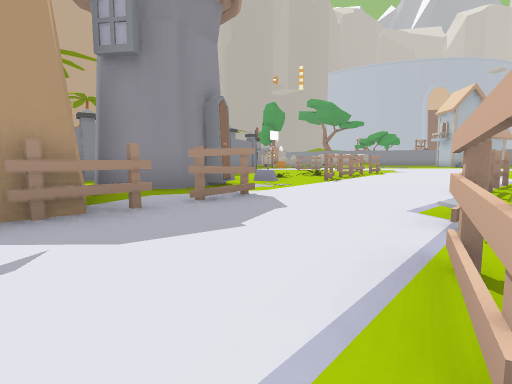
View 1 (above)

24 first-person views from a walk through a Unity game level. The camera is 1.3 m above the floor, tilts 6° down and sees 80° across. The floor is counted in squares, 2.62 m on a side. Each view is taken from the middle of a square. On the plan, view 1 faces up. The plan holds only what a view shows up to about 9 squares ahead; the rest is blank. The place goes on beyond the plan. The player is left out. Some animated figures are not drawn.

View 2
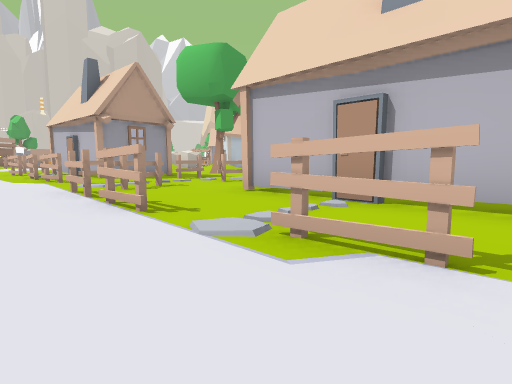

View 3
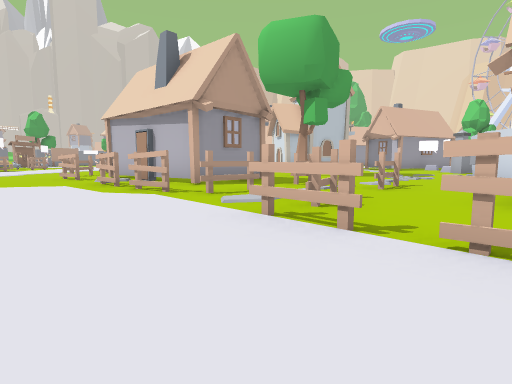

View 4
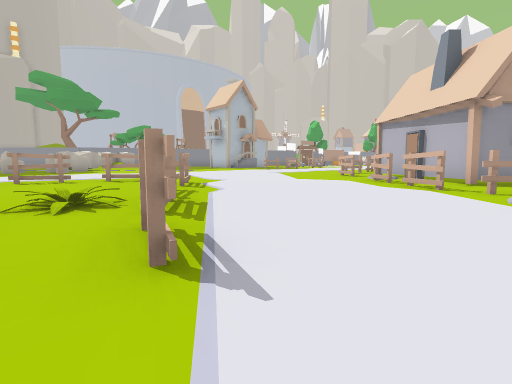

View 5
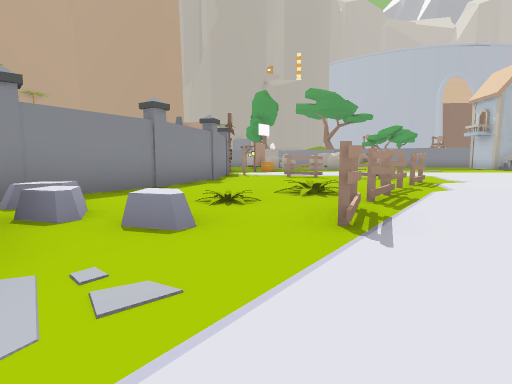

View 6
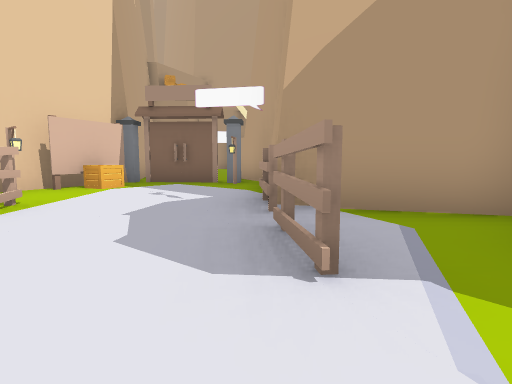

View 7
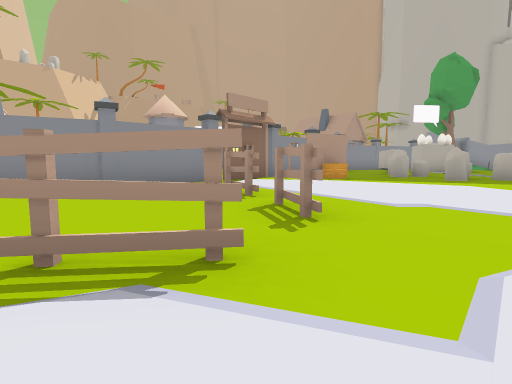

View 8
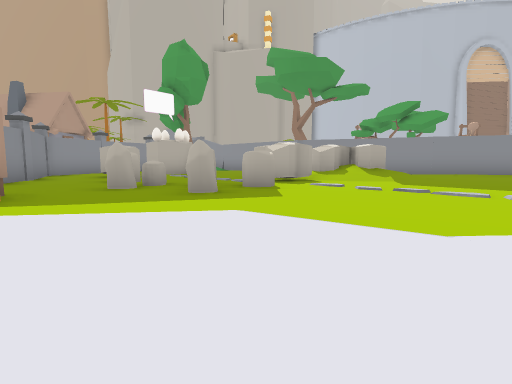

View 9
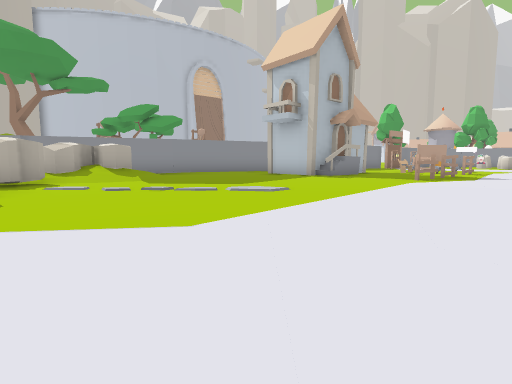

View 10
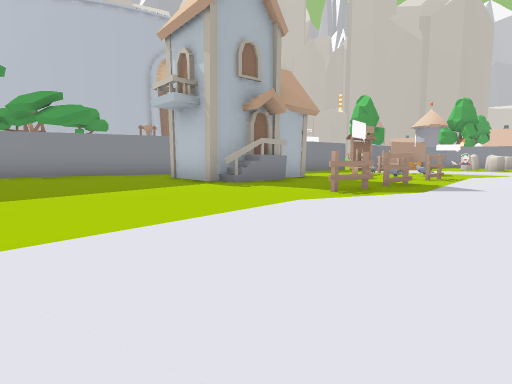

View 11
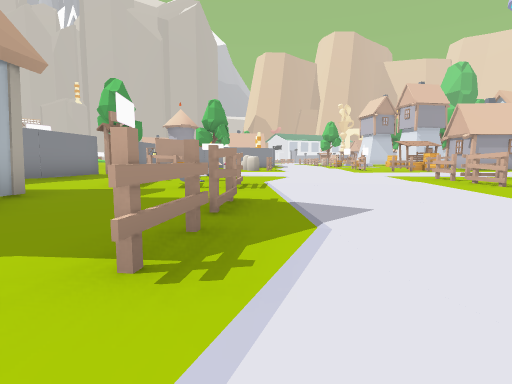

View 12
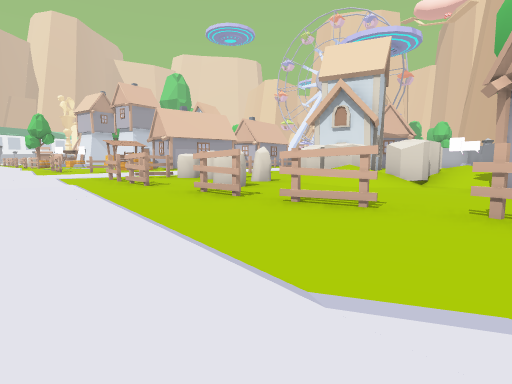

View 13
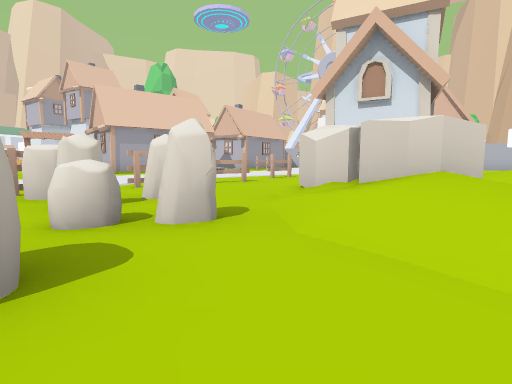

View 14
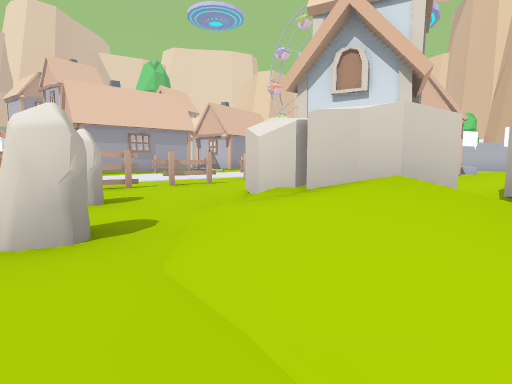

View 15
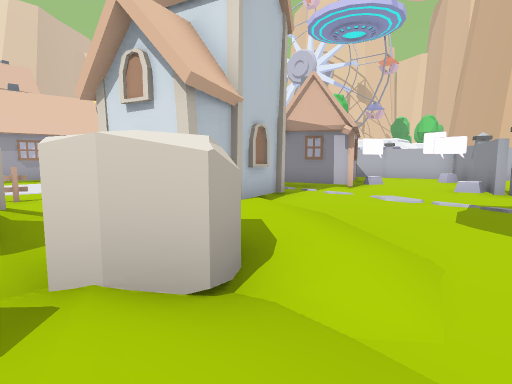

View 16
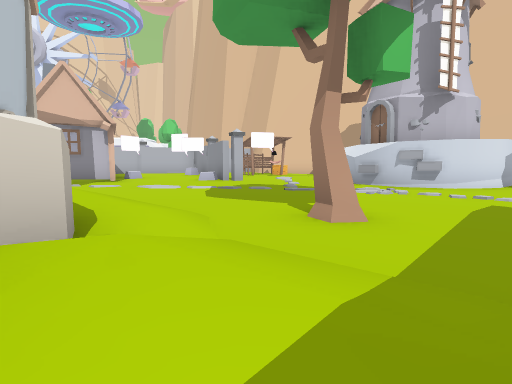

View 17
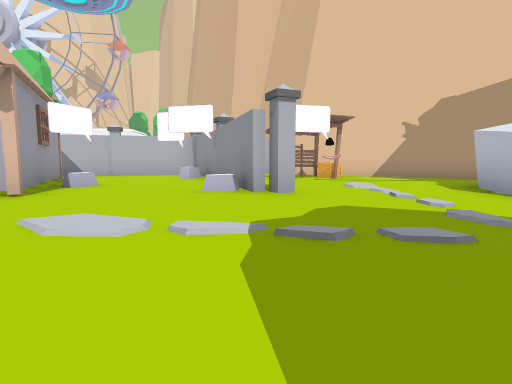

View 18
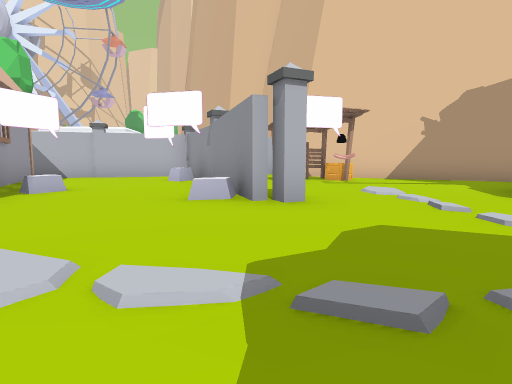

View 19
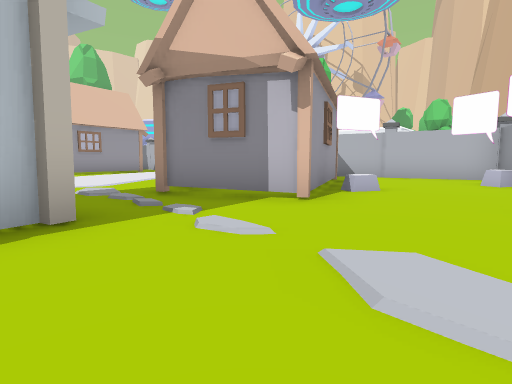

View 20
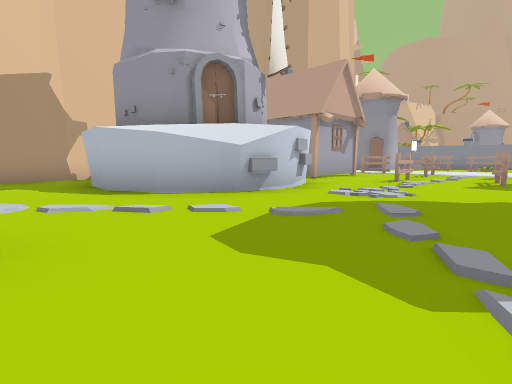

View 21
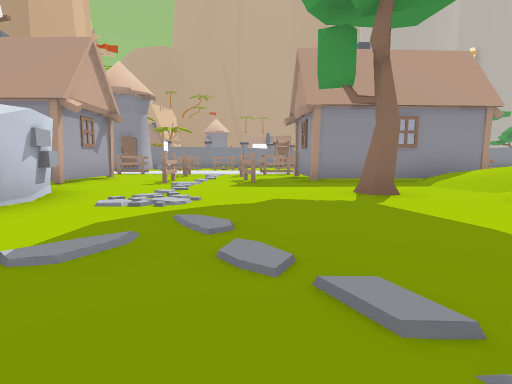

View 22
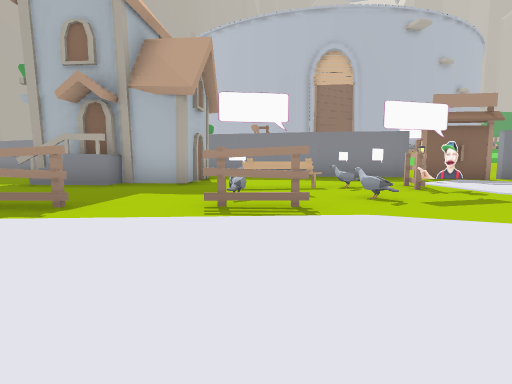

View 23
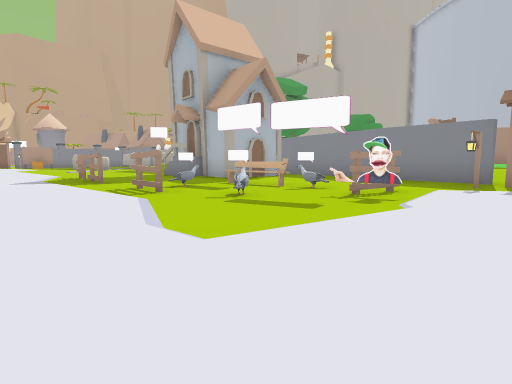

View 24
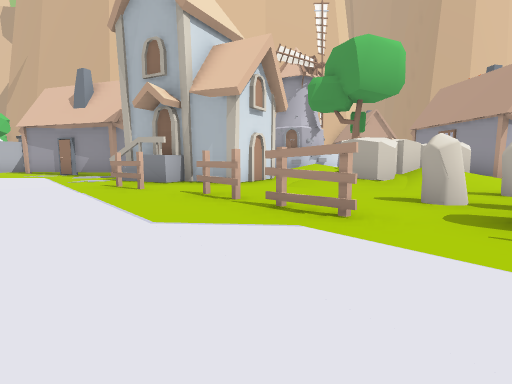

### Floor plan
Key: @ floor where view 1 was taken; # wall or solid block; . floor; / step, stairs or slope; = window, fence, low wall or low ledge; O other object.
Columns run from 4 left of view 1 to 23 right of it. Each row starts with its distance up from view 1.
 26               ##
 25      O   O    .##
 24   #..O   OOOO ....
 23    #.. ...O///....   ######
 22    #..O..OO....... OOO....#O
 21     ...OOO........OOO.......
 20      ...O.........OO..OOOO..
 19      O...................=..
 18     #O................O.O...
 17     O.............OOO.O.....
 16     O.......................
 15     #.......................
 14     #.OOO....   ............
 13     #........  .............
 12    #.....O......O.OOO.OOO..
 11    #....O.....O......O..O
 10   #.../O...... O.....OOOO...
  9   #../.O....OOO O.///..O....
  8   OOO.O....O####O/O/O/..O...
  7     ..O....OO#.O////OO/.O...
  6  # O.....O.O..O..//O///.O...
  5  #......OOO..O..#.////O..O..
  4  #.OO..O...O......// O.O.O.
  3  ##O..O. OO.O.........#OO..
  2   ...O..O#OO..........OOO..
  1   ...O.###O####.......O....
  0 ##.O@      #  #........O....
 -1  O.O#         #.......O#....
 -2   ###        ##...#O..O
 -3  #           #....##.OO
 -4  #         #....O..#...O
 -5            ##...OO.#O..O
 -6             ###.OO  O...#
 -7               ###   #####

Positions as (right, up) in squares from view 1, and headings:
1: (0, 0), facing up
2: (0, 3), facing right
3: (2, 6), facing right
4: (1, 6), facing up-right
5: (1, 5), facing up
6: (1, 5), facing down-left
7: (6, 11), facing up-left
8: (5, 15), facing up
9: (5, 15), facing up-right
10: (9, 15), facing up-right
11: (12, 17), facing right
12: (12, 15), facing down-right
13: (15, 11), facing down-right
14: (15, 10), facing down-right
15: (13, 7), facing down-right
16: (13, 8), facing down
17: (14, 3), facing down
18: (14, 2), facing down
19: (15, 2), facing down-right
20: (15, 0), facing left
21: (14, 0), facing up-left
22: (18, 14), facing up
23: (23, 15), facing up-left
24: (23, 10), facing down-left
